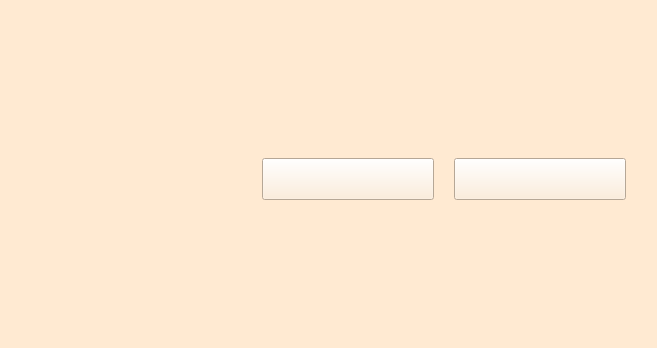
<?xml version="1.0" encoding="UTF-8"?>
<ui version="4.0">
 <class>preview_form</class>
 <widget class="QWidget" name="preview_form">
  <property name="geometry">
   <rect>
    <x>0</x>
    <y>0</y>
    <width>657</width>
    <height>348</height>
   </rect>
  </property>
  <property name="minimumSize">
   <size>
    <width>657</width>
    <height>348</height>
   </size>
  </property>
  <property name="maximumSize">
   <size>
    <width>657</width>
    <height>348</height>
   </size>
  </property>
  <property name="windowTitle">
   <string/>
  </property>
  <property name="styleSheet">
   <string notr="true">QWidget {
background-color: #FFEAD2;
}</string>
  </property>
  <layout class="QVBoxLayout" name="verticalLayout_2">
   <item>
    <layout class="QVBoxLayout" name="work_area_layout">
     <property name="spacing">
      <number>20</number>
     </property>
     <property name="leftMargin">
      <number>20</number>
     </property>
     <property name="topMargin">
      <number>20</number>
     </property>
     <property name="rightMargin">
      <number>20</number>
     </property>
     <property name="bottomMargin">
      <number>10</number>
     </property>
     <item>
      <layout class="QHBoxLayout" name="buttons_layout">
       <item>
        <spacer name="button_spacer">
         <property name="orientation">
          <enum>Qt::Horizontal</enum>
         </property>
         <property name="sizeHint" stdset="0">
          <size>
           <width>40</width>
           <height>20</height>
          </size>
         </property>
        </spacer>
       </item>
       <item>
        <widget class="QPushButton" name="sendtoprint_button">
         <property name="minimumSize">
          <size>
           <width>172</width>
           <height>42</height>
          </size>
         </property>
         <property name="styleSheet">
          <string notr="true">QPushButton{
	border-image: url(:/image/sendtoprint_button.png);
}

QPushButton:pressed{
	border-image: url(:/image/sendtoprint_pressbutton.png);
}
</string>
         </property>
         <property name="text">
          <string/>
         </property>
        </widget>
       </item>
       <item>
        <widget class="QPushButton" name="save_button">
         <property name="minimumSize">
          <size>
           <width>172</width>
           <height>42</height>
          </size>
         </property>
         <property name="styleSheet">
          <string notr="true">QPushButton{
	border-image: url(:/image/save_button.png);
}

QPushButton:pressed{
	border-image: url(:/image/save_pressbutton.png);
}
</string>
         </property>
         <property name="text">
          <string/>
         </property>
        </widget>
       </item>
      </layout>
     </item>
    </layout>
   </item>
  </layout>
 </widget>
 <resources>
  <include location="resources/images/images.qrc"/>
 </resources>
 <connections/>
</ui>
